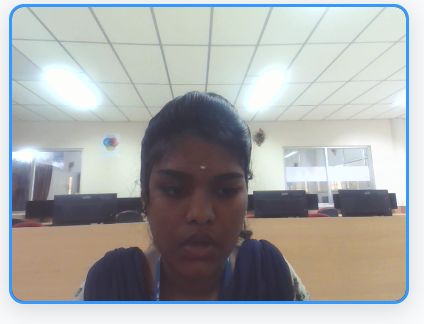
#> input picture attached_assets/image_1760503349079.png, 424 x 324 px
$ python -i enhanced_eye_tracker.py   (imports and definitions only)
#> lines starting #> are read from the running program, lines starting #| are printed output that depends on the picture; after the words box and inside, x2 and y2 are one past the last pixel; in counts of white or black regions, pixels touching at a corner belong together
#> further down, picture is the input picture: shape (324, 424, 3); mean B, G, R 169.8, 170.8, 169.2
import cv2
import numpy as np
import mediapipe as mp
from typing import Dict, Tuple, Any

class EnhancedEyeTracker:
    """
    A robust eye tracker using MediaPipe's dedicated FaceDetection model for high accuracy.
    This class processes a video frame to detect a face and annotates the frame with
    visual feedback (bounding box, keypoints, and confidence score).
    """

    def __init__(self, model_selection: int = 1, min_detection_confidence: float = 0.7) -> None:
        """
        Initializes the tracker with the MediaPipe FaceDetection model.

        Args:
            model_selection (int): 0 for short-range model (2 meters), 1 for full-range (5 meters).
                                   1 is generally more versatile and accurate.
            min_detection_confidence (float): Minimum confidence value (from 0.0 to 1.0) for a
                                              detection to be considered successful.
        """
#> called with model_selection = 1, min_detection_confidence = 0.7
        self.mp_face_detection = mp.solutions.face_detection
        self.mp_drawing = mp.solutions.drawing_utils

        self.model_selection = model_selection
        self.min_detection_confidence = min_detection_confidence

        # Initialize face_detection to None first
        self.face_detection = None

        self._initialize_model()
#> (the call stopped at in _initialize_model, `self.face_detection = self.mp_face_detection.FaceDetection( model_sele..`: mediapipe is not available in this run)
        print(f"MediaPipe FaceDetection initialized with confidence={min_detection_confidence}")

    def _initialize_model(self) -> None:
        """Initializes or reinitializes the MediaPipe FaceDetection model."""
        if self.face_detection is not None:
            self.face_detection.close()

        # Initialize the FaceDetection model with the specified confidence
        self.face_detection = self.mp_face_detection.FaceDetection(
            model_selection=self.model_selection,
            min_detection_confidence=self.min_detection_confidence
        )

    def process_and_draw_frame(self, frame: np.ndarray) -> Tuple[Dict[str, Any], np.ndarray]:
        """
        Detects faces in a frame and draws detailed visual feedback.

        Args:
            frame (np.ndarray): The input image frame from the camera (in BGR format).

        Returns:
            A tuple containing:
            - A dictionary with detection results ('face_detected', 'success').
            - The annotated frame with a bounding box, keypoints, and score.
        """
        # Validate frame
        if frame is None or frame.size == 0:
            print("ERROR: Invalid frame - frame is None or empty")
            empty_frame = np.zeros((480, 640, 3), dtype=np.uint8)
            cv2.putText(empty_frame, "Invalid Frame", (50, 50),
                       cv2.FONT_HERSHEY_SIMPLEX, 1, (0, 0, 255), 2, cv2.LINE_AA)
            return {'face_detected': False, 'success': False, 'error': 'Invalid frame'}, empty_frame

        if len(frame.shape) != 3 or frame.shape[2] != 3:
            print(f"ERROR: Invalid frame shape: {frame.shape}")
            empty_frame = np.zeros((480, 640, 3), dtype=np.uint8)
            cv2.putText(empty_frame, "Invalid Frame Shape", (50, 50),
                       cv2.FONT_HERSHEY_SIMPLEX, 1, (0, 0, 255), 2, cv2.LINE_AA)
            return {'face_detected': False, 'success': False, 'error': 'Invalid frame shape'}, empty_frame

        # Create a copy for annotation
        annotated_frame = frame.copy()
        frame_height, frame_width, _ = annotated_frame.shape
#> frame_height = 324; frame_width = 424

        # Preprocess frame for better detection
        # Apply slight Gaussian blur to reduce noise
        preprocessed_frame = cv2.GaussianBlur(frame, (5, 5), 0)
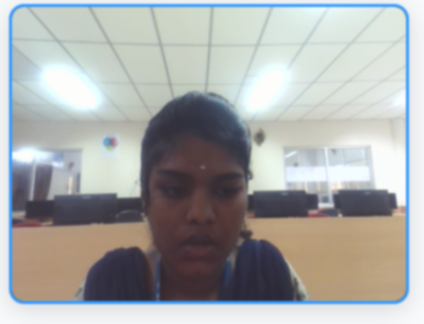
#> preprocessed_frame: shape (324, 424, 3); mean B, G, R 169.8, 170.8, 169.1

        # Enhance contrast using CLAHE (Contrast Limited Adaptive Histogram Equalization)
        lab = cv2.cvtColor(preprocessed_frame, cv2.COLOR_BGR2LAB)
#> lab: shape (324, 424, 3); mean of channels 0, 1, 2 175.6, 128.2, 128.4
        l, a, b = cv2.split(lab)
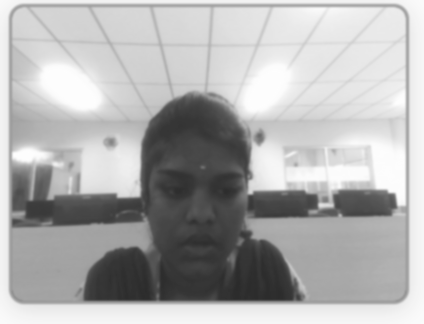
#> l: shape (324, 424); min 43, max 254, mean 175.6
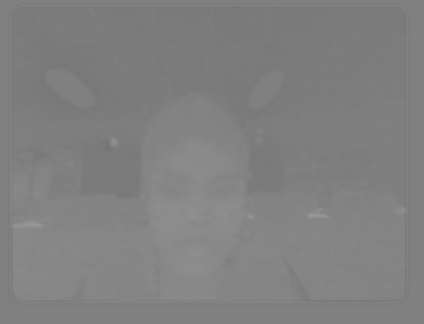
#> a: shape (324, 424); min 116, max 152, mean 128.2
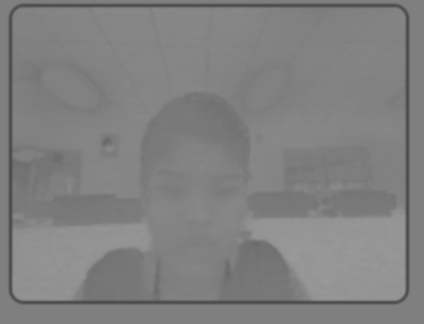
#> b: shape (324, 424); min 75, max 155, mean 128.4
        clahe = cv2.createCLAHE(clipLimit=2.0, tileGridSize=(8, 8))
        l = clahe.apply(l)
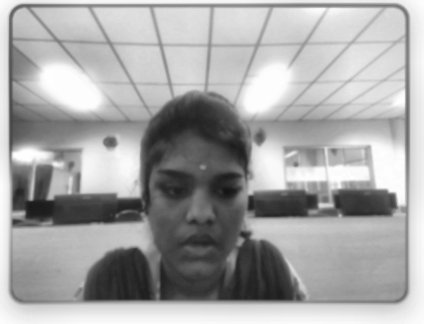
#> l: shape (324, 424); min 20, max 255, mean 165.4
        enhanced_frame = cv2.merge([l, a, b])
#> enhanced_frame: shape (324, 424, 3); mean of channels 0, 1, 2 165.4, 128.2, 128.4
        enhanced_frame = cv2.cvtColor(enhanced_frame, cv2.COLOR_LAB2BGR)
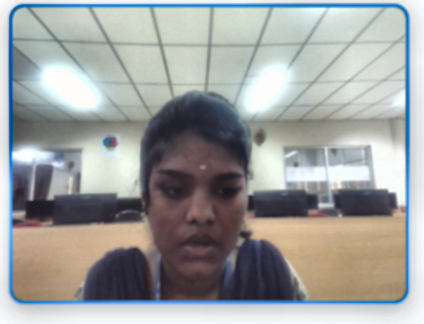
#> enhanced_frame: shape (324, 424, 3); mean B, G, R 158.9, 160.1, 158.3

        # Convert BGR to RGB - MediaPipe requires RGB format
        # IMPORTANT: Create a fresh copy and mark as NOT writeable for MediaPipe
        rgb_frame = cv2.cvtColor(enhanced_frame, cv2.COLOR_BGR2RGB)

        # MediaPipe requires the image to be marked as not writeable during processing
        rgb_frame.flags.writeable = False

        # Process the frame to find faces
        try:
            results = self.face_detection.process(rgb_frame)

            # Mark frame as writeable again after processing
            rgb_frame.flags.writeable = True

        except Exception as e:
            print(f"MediaPipe processing error: {e}")
            print(f"Frame info - shape: {rgb_frame.shape}, dtype: {rgb_frame.dtype}")
#| Frame info - shape: (324, 424, 3), dtype: uint8
            print("Reinitializing MediaPipe model...")

            # Reinitialize the model to recover from error state
            self._initialize_model()
#> (the call stopped at in _initialize_model, `self.face_detection = self.mp_face_detection.FaceDetection( model_sele..`: mediapipe is not available in this run)

            # Mark frame as writeable again
            rgb_frame.flags.writeable = True

            cv2.putText(annotated_frame, "Face detection recovering...", (50, 50),
                       cv2.FONT_HERSHEY_SIMPLEX, 0.7, (255, 165, 0), 2, cv2.LINE_AA)
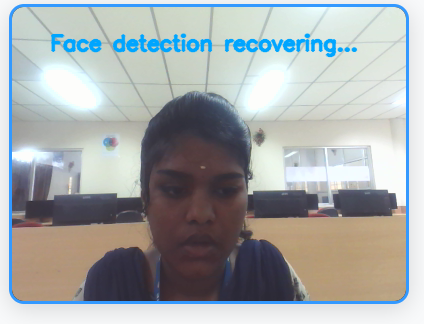
#> annotated_frame: shape (324, 424, 3); 2.54% of pixels changed, all inside (x1, y1, x2, y2) = (50, 33, 358, 58)
            return {'face_detected': False, 'success': True, 'recovering': True}, annotated_frame

        face_detected = False

        if results.detections:
            face_detected = True
            # Loop through each detected face
            for detection in results.detections:
                # --- 1. Draw the Bounding Box ---
                bbox_data = detection.location_data.relative_bounding_box

                # Calculate pixel coordinates
                x = int(bbox_data.xmin * frame_width)
                y = int(bbox_data.ymin * frame_height)
                w = int(bbox_data.width * frame_width)
                h = int(bbox_data.height * frame_height)

                # Draw a green rectangle around the face
                cv2.rectangle(annotated_frame, (x, y), (x + w, y + h), color=(0, 255, 0), thickness=3)

                # --- 2. Draw the Confidence Score ---
                confidence_score = detection.score[0]
                score_text = f"Confidence: {confidence_score:.2%}"

                # Draw background rectangle for text
                text_size = cv2.getTextSize(score_text, cv2.FONT_HERSHEY_SIMPLEX, 0.6, 2)[0]
                cv2.rectangle(annotated_frame, (x, y - 30), (x + text_size[0], y), (0, 255, 0), -1)

                # Draw text
                cv2.putText(annotated_frame, score_text, (x, y - 10),
                            cv2.FONT_HERSHEY_SIMPLEX, 0.6, (0, 0, 0), 2)

                # --- 3. Draw the 6 Key Facial Keypoints ---
                keypoints = detection.location_data.relative_keypoints
                for idx, keypoint in enumerate(keypoints):
                    keypoint_px_x = int(keypoint.x * frame_width)
                    keypoint_px_y = int(keypoint.y * frame_height)

                    # Draw keypoints with different colors
                    if idx < 2:  # Eyes
                        color = (255, 0, 0)  # Blue for eyes
                    elif idx == 2:  # Nose
                        color = (0, 255, 255)  # Yellow for nose
                    elif idx < 4:  # Mouth
                        color = (0, 0, 255)  # Red for mouth
                    else:  # Ears
                        color = (255, 255, 0)  # Cyan for ears

                    cv2.circle(annotated_frame, (keypoint_px_x, keypoint_px_y), 5, color, -1)
        else:
            # If no face is found, display a clear message
            cv2.putText(annotated_frame, "Face Not Detected", (50, 50),
                        cv2.FONT_HERSHEY_SIMPLEX, 1, (0, 0, 255), 2, cv2.LINE_AA)

        data = {
            'face_detected': face_detected,
            'success': True
        }

        # Add bbox data if face was detected
        if face_detected and results.detections:
            detection = results.detections[0]
            bbox_data = detection.location_data.relative_bounding_box

            x = int(bbox_data.xmin * frame_width)
            y = int(bbox_data.ymin * frame_height)
            w = int(bbox_data.width * frame_width)
            h = int(bbox_data.height * frame_height)

            data['bbox'] = {
                'x': x,
                'y': y,
                'width': w,
                'height': h
            }

        return data, annotated_frame

    # [73 lines left out: functions process_frame, cleanup, not called in this run]

>>> import cv2
>>> picture = cv2.imread('../attached_assets/image_1760503349079.png')
>>> result = EnhancedEyeTracker().process_and_draw_frame(picture)

$ run again, on attached_assets/image_1760509883582.png
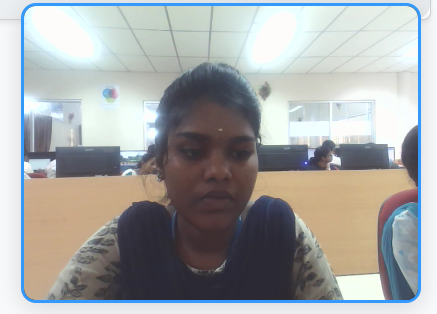
#> input picture attached_assets/image_1760509883582.png, 437 x 314 px
#> picture is the input picture: shape (314, 437, 3); mean B, G, R 166.6, 167, 165.2
#> lab: shape (314, 437, 3); mean of channels 0, 1, 2 171.7, 128.3, 128
#> in process_and_draw_frame, `l, a, b = cv2.split(lab)`:
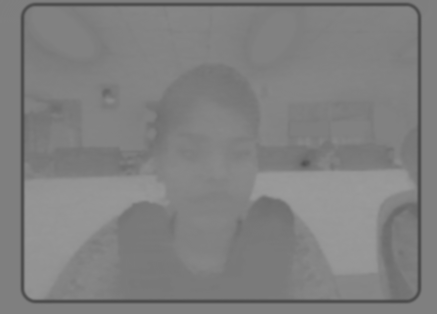
#> b: shape (314, 437); min 75, max 155, mean 128
#| Frame info - shape: (314, 437, 3), dtype: uint8
#> in process_and_draw_frame, `cv2.putText(annotated_frame, "Face detection recovering...", (50, 50),..`:
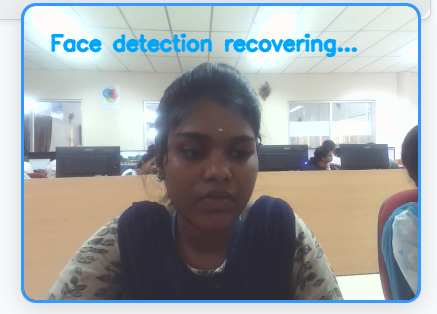
#> annotated_frame: shape (314, 437, 3); 2.54% of pixels changed, all inside (x1, y1, x2, y2) = (50, 33, 358, 58)

$ run again, on attached_assets/image_1760509939860.png
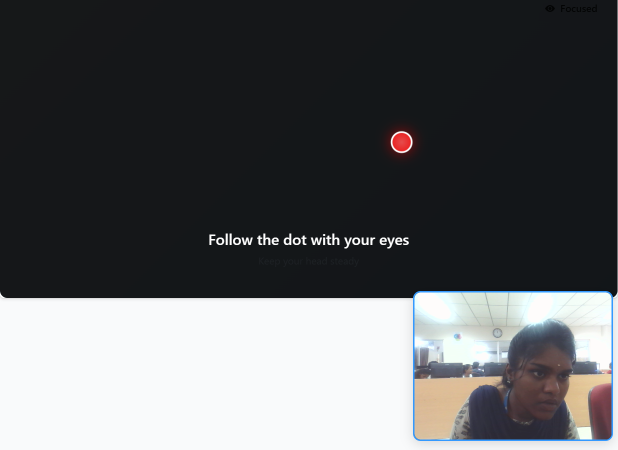
#> input picture attached_assets/image_1760509939860.png, 1236 x 899 px (shown at 1/2 size)
#> picture is the input picture: shape (899, 1236, 3); mean B, G, R 92.9, 91.2, 89.7
#> lab: shape (899, 1236, 3); mean of channels 0, 1, 2 89.5, 127.7, 126.5
#> in process_and_draw_frame, `l, a, b = cv2.split(lab)`:
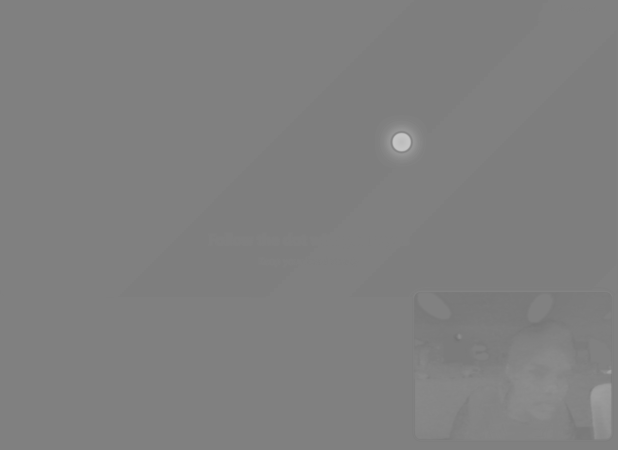
#> a: shape (899, 1236) (shown at 1/2 size); min 114, max 198, mean 127.7
#| Frame info - shape: (899, 1236, 3), dtype: uint8
#> in process_and_draw_frame, `cv2.putText(annotated_frame, "Face detection recovering...", (50, 50),..`:
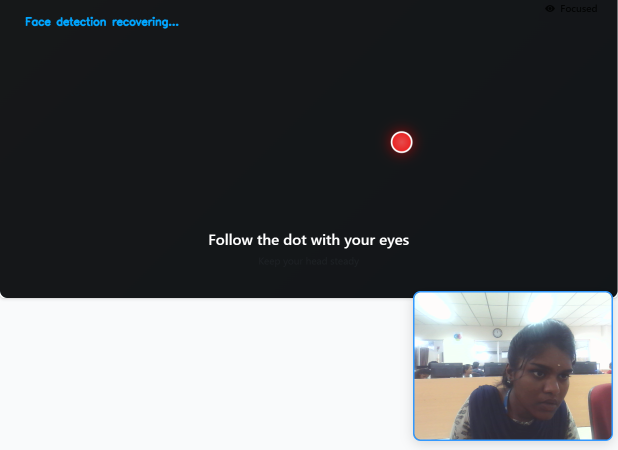
#> annotated_frame: shape (899, 1236, 3) (shown at 1/2 size); 0.31% of pixels changed, all inside (x1, y1, x2, y2) = (50, 33, 358, 58)

$ run again, on attached_assets/image_1760510902477.png
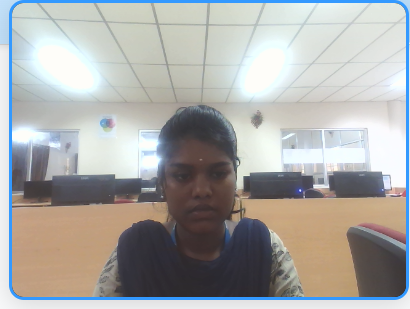
#> input picture attached_assets/image_1760510902477.png, 410 x 309 px
#> picture is the input picture: shape (309, 410, 3); mean B, G, R 167.5, 169.5, 169.7
#> lab: shape (309, 410, 3); mean of channels 0, 1, 2 175, 128.7, 129.2
#| Frame info - shape: (309, 410, 3), dtype: uint8
#> in process_and_draw_frame, `cv2.putText(annotated_frame, "Face detection recovering...", (50, 50),..`:
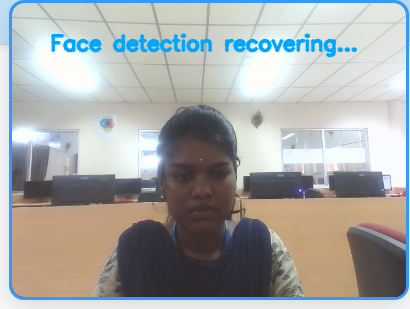
#> annotated_frame: shape (309, 410, 3); 2.75% of pixels changed, all inside (x1, y1, x2, y2) = (50, 33, 358, 58)
